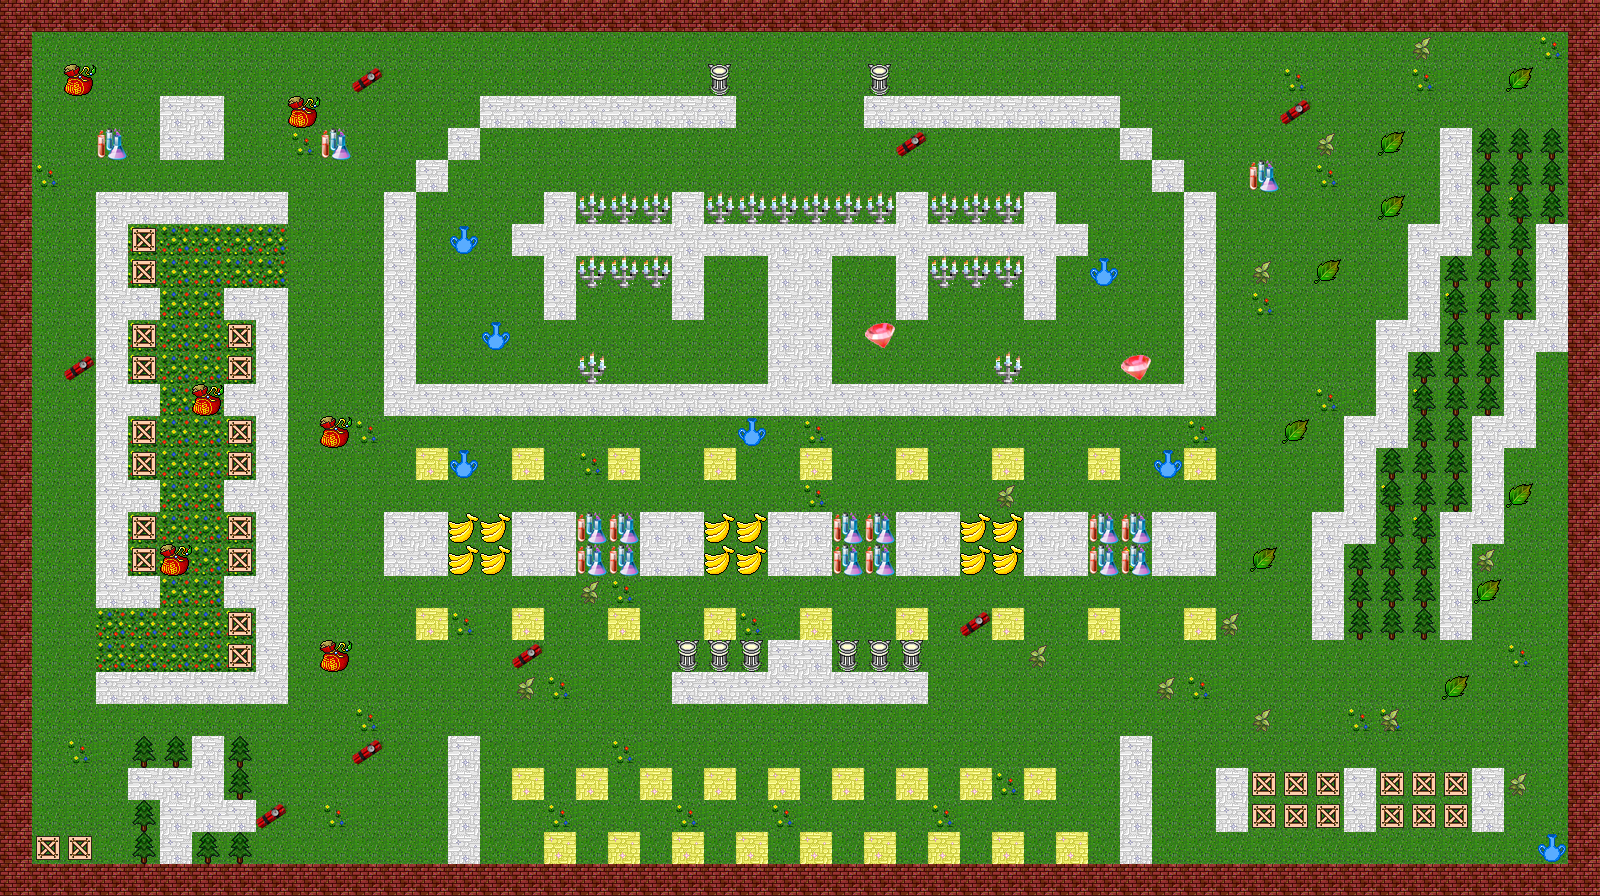

Rendered tile map (Tiled .tmx) drawn with the repository's tilesets; below, a short description and the map source with its tile grids summarised:
An orthogonal 50x28 tile map with 32x32 px tiles, 5 tile layers (ground, wall, item, bornPoint1, ...).

<map version="1.0" orientation="orthogonal" renderorder="right-down" width="50" height="28" tilewidth="32" tileheight="32">
 <tileset firstgid="1" name="item" tilewidth="32" tileheight="32">
  <image source="item.png" width="128" height="160" />
 </tileset>
 <layer name="ground" width="50" height="28">
  <data>[1400 cells, 1400 non-empty, 4 distinct tile ids]</data>
 </layer>
 <layer name="wall" width="50" height="28">
  <data>[1400 cells, 240 non-empty, 1 distinct tile ids]</data>
 </layer>
 <layer name="item" width="50" height="28">
  <data>[1400 cells, 182 non-empty, 12 distinct tile ids]</data>
 </layer>
 <layer name="bornPoint1" width="50" height="28">
  <data>[1400 cells, 18 non-empty, 1 distinct tile ids]</data>
 </layer>
 <layer name="bornPoint0" width="50" height="28">
  <data>[1400 cells, 18 non-empty, 1 distinct tile ids]</data>
 </layer>
</map>
